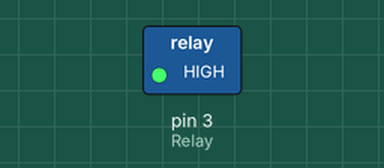
A sketch run on a simulated Arduino Uno, built with avr-gcc and run on an emulated ATmega328P. Shown: switched loads named in the sketch (green lamp = pin HIGH). The local clock reads 2024-03-15 10:24:30 at power-on unless the sketch sets it; what the sketch prints to the serial monitor is not drawn.

Above: at 0.1 s.
Timing chart, 0 to 1.6 s (numbered marks = the images above):
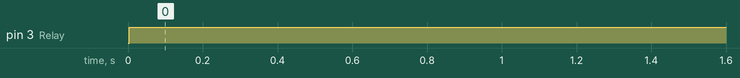

The sketch:

RTC_Module.ino
```cpp
/*RTC module with Arduino.
  created by the SriTu Tech team.
  Read the code below and use it for any of your creation
*/
#include <DS3231.h>
#include <RTClib.h>
#define Relay 3
int Year,Month,Day,Hour,Minute,Second;
 RTC_DS3231 rtc;
// DS3231 rtc(SDA, SCL);
 int a;
// Time t;
void setup() {
  rtc.begin();
  Serial.begin(9600);
  pinMode(Relay,OUTPUT);
  rtc.adjust(DateTime(2022,10,13,3,45,30)); //(12,00,00)
//  rtc.setDate(0, 0, 0); //(7,9,2020)
}
void loop() {
//  Serial.println(rtc.getTimeStr());

  DateTime now = rtc.now();
  Year=now.year();
  Month=now.month();
  Day=now.day();
  Hour=now.hour();
  Minute=now.minute();
  Second=now.second();
  Serial.println(String(Year)+":"+String(Month)+":"+String(Day)+":"+String(Hour)+":"+String(Minute)+":"+String(Second));
//  Serial.println(now.year());
//  Serial.println(now.month());
//  Serial.println(now.day());
//  Serial.println(now.hour());
//  Serial.println(now.minute());
//  Serial.println(now.second());
////  t.sec = 0;
//  Serial.print(now.year(), DEC);
//  Serial.print(t.sec);
  if (Hour == 10 && Minute == 50){
    digitalWrite(Relay,LOW);
  }else{
    digitalWrite(Relay,HIGH);
  }
//  Serial.println("----");
//  delay(1000);


}
```

Measured:
- by itself, pin 3 (Relay): LOW → HIGH at 0.00 s
